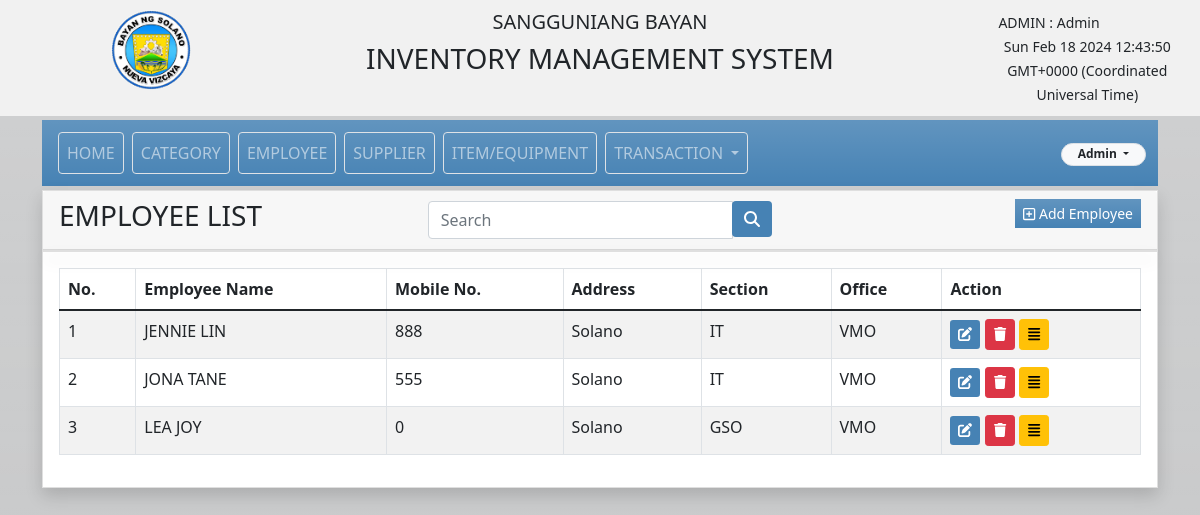
The app's page /employee.php (signed in) with its own data.
### tables this page shows
CREATE TABLE `tbl_employee` (
  `emp_id` int(11) NOT NULL,
  `name` varchar(100) NOT NULL,
  `mobile` varchar(50) NOT NULL,
  `address` varchar(150) NOT NULL,
  `section` varchar(100) NOT NULL,
  `office` varchar(100) NOT NULL,
  `status` varchar(100) NOT NULL,
  `user_id` int(11) NOT NULL,
  `user_name` varchar(100) NOT NULL,
  `date_update` datetime DEFAULT NULL,
  `date_created` timestamp NOT NULL DEFAULT current_timestamp()
);

### employee.php (the view, shortened to what this page needs)
<?php
    include('template/header.php');
?>
<?php
include('template/container.php');
include('menus.php');
if(isset($_SESSION['type']) && isset($_SESSION['email'])){
?>
<div class="row">
		<div class="col-lg-12">
			    <div class="card card-default rounded-0 shadow">
                    <div class="card-header">
                        <div class="row">
							<div class="col-lg-4 col-md-4 col-sm-8 col-xs-6">
									<h3 class="card-title">EMPLOYEE LIST</h3>
							</div>
                            <div class="col-lg-4 align-self-center  m-0">
                                <form action="" method="GET" class="">
                                    <div class="input-group  ">
                                        <input type="text" name="search" value="<?php if(isset($_GET['search'])){ echo $_GET['search']; };
                                        ?>" class="form-control" placeholder="Search" >
                                        <div class="input-group-append">
                                            <button type="submit" class="btn btn-primary"><i class="fa-solid fa-magnifying-glass"></i></button>
                                        </div>
                                    </div>
                                </form>
                            </div>
                            <div class="col-lg-4 col-md-4 col-sm-4 col-xs-6 text-end">
                                    <button type="button" name="add" id="employeeAdd" data-bs-toggle="modal" data-bs-target="#employeeModal" class="btn btn-primary btn-sm bg-gradient rounded-0"><i class="far fa-plus-square"></i> Add Employee</button>
                            </div>
					    </div>
                </div>
                <div class="card card-default rounded-0 shadow">
                </div>
                <div class="card-body">
                    <div class="row">
                    	<div class="col-sm-12 table-responsive">
                    		<table id="employeeList" class="table table-bordered table-striped">
                    			<thead>
                                    <tr>
                                        <th>No.</th>
                                        <th>Employee Name</th>
                                        <th>Mobile No.</th>
                                        <th>Address</th>
                                        <th>Section</th>
                                        <th>Office</th>
                                        <th>Action</th>
                                    </tr>
                                </thead>
                                <tbody>
                                    <?php
                                    if(isset($_GET['search'])){
                                        $filter_val = $_GET['search'];
                                        $res = $conn->query("SELECT *, ROW_NUMBER() OVER(ORDER BY name ASC) AS Row FROM tbl_employee WHERE  CONCAT(name) LIKE '%$filter_val%' AND status!='deleted' ") or die($conn->error);
                                    }else{
                                        $res = $conn->query("SELECT *,ROW_NUMBER() OVER(ORDER BY name ASC) AS Row  FROM tbl_employee WHERE status!='deleted' ") or die($conn->error);
                                    }
                                    while ($row=$res->fetch_assoc()):
                                    ?>
                                    <tr>
                                        <td><?php echo $row['Row']; ?></td>
                                        <td><?php echo strtoupper($row['name']); ?></td>
                                        <td><?php echo $row['mobile']; ?></td>
                                        <td><?php echo $row['address']; ?></td>
                                        <td><?php echo $row['section']; ?></td>
                                        <td><?php echo $row['office']; ?></td>
                                        <td>
                                            <a href="employee.php?edit=<?php echo $row['emp_id']; ?>"
                                                class="btn btn-primary btn-sm"><i class="fa-solid fa-pen-to-square"></i> </a>
                                            <?php
                                            if(isset($_SESSION['type']) && $_SESSION['type']=='admin'){
                                            echo '<a href="controller/employee_controller.php?delete='. $row['emp_id'].'"
                                            onclick="return confirm(\'Are you sure you want to delete this Employee?\')"
                                                class="btn btn-danger btn-sm"><i class="fa-solid fa-trash"></i> </a>';
                                            }
                                            ?>
                                            <a href="print/employeetrans.php?id=<?php echo $row['emp_id']; ?>"
                                                class="btn btn-warning btn-sm"><i class="fa-solid fa-align-justify"></i></a>
                                        </td>
                                    </tr>
                                    <?php endwhile; ?>
                                </tbody>
                    		</table>
                    	</div>
                    </div>
                </div>
            </div>
        </div>
    </div>
</div>
<?php
}
else{
    header("Location: index.php");
}
?>

### assets/style.css (style rules this page uses)
html, body { height: 100% !important; width: 100% !important; }

### template/container.php (style rules this page uses)
.navbar,.btn-primary { background-color:#4682B4 !important; border:none; }

### records on screen
tbl_employee: Row "1", name "JENNIE LIN", mobile "888", address "Solano", section "IT", office "VMO"
tbl_employee: Row "2", name "JONA TANE", mobile "555", address "Solano", section "IT", office "VMO"
tbl_employee: Row "3", name "LEA JOY", mobile "0", address "Solano", section "GSO", office "VMO"

### other values on screen
$_SESSION['type'] "ADMIN"
$_SESSION['user_name'] "Admin"
